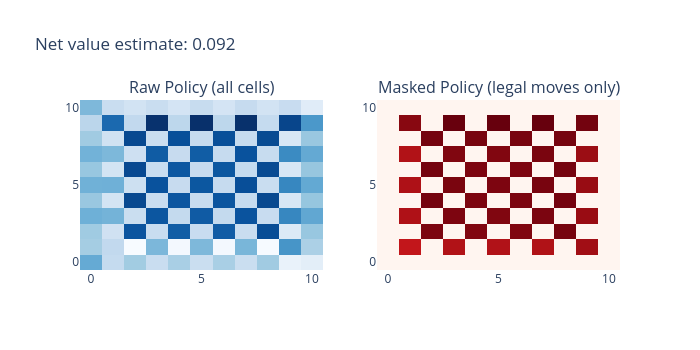

The notebook cell saved with this chart:
### Markdown cell above
## 2. Raw neural net output (before any search)

The untrained net gives random-ish policy and value. Let's see what it produces on an empty board.

### Code cell
import plotly.graph_objects as go
from plotly.subplots import make_subplots

game = Bridgit(N)
g = config.grid_size

# Get raw net prediction
policy, value = mcts._predict(game)
policy_2d = policy.reshape(g, g)

# Mask to only legal crossings
mask = gw.get_valid_moves_mask(game).reshape(g, g)
masked_policy = policy_2d * mask
masked_policy /= masked_policy.sum()

fig = make_subplots(rows=1, cols=2, subplot_titles=["Raw Policy (all cells)", "Masked Policy (legal moves only)"])

fig.add_trace(go.Heatmap(z=np.flipud(policy_2d), colorscale="Blues", showscale=False), row=1, col=1)
fig.add_trace(go.Heatmap(z=np.flipud(masked_policy), colorscale="Reds", showscale=False), row=1, col=2)

fig.update_layout(width=700, height=350, title=f"Net value estimate: {value:.3f}")
fig.show()

### Figure 1 — Plotly figure (JSON) as saved in the notebook; plotly's stock layout.template omitted (floating-point values rounded to 4 significant figures)
{"data": [{"colorscale": [[0, "rgb(247,251,255)"], [0.125, "rgb(222,235,247)"], [0.25, "rgb(198,219,239)"], [0.375, "rgb(158,202,225)"], [0.5, "rgb(107,174,214)"], [0.625, "rgb(66,146,198)"], [0.75, "rgb(33,113,181)"], [0.875, "rgb(8,81,156)"], [1, "rgb(8,48,107)"]], "showscale": false, "type": "heatmap", "xaxis": "x", "yaxis": "y", "z": [[0.008488, 0.007696, 0.008023, 0.007646, 0.007959, 0.007625, 0.007963, 0.007625, 0.008033, 0.007154, 0.007247], [0.007997, 0.007728, 0.006943, 0.00831, 0.007007, 0.008298, 0.007005, 0.008335, 0.006961, 0.008764, 0.007928], [0.00804, 0.00754, 0.009518, 0.007638, 0.009417, 0.007666, 0.009428, 0.00765, 0.009601, 0.007347, 0.008108], [0.008413, 0.008373, 0.007625, 0.009493, 0.007708, 0.009438, 0.007705, 0.009528, 0.00766, 0.008936, 0.008525], [0.0081, 0.007486, 0.009644, 0.007645, 0.009498, 0.007676, 0.009505, 0.007684, 0.00965, 0.007407, 0.008122], [0.008399, 0.008404, 0.007578, 0.009545, 0.00768, 0.009491, 0.007682, 0.009589, 0.007636, 0.008939, 0.008508], [0.008104, 0.007485, 0.009643, 0.007651, 0.009487, 0.007681, 0.00949, 0.007695, 0.009636, 0.007406, 0.008117], [0.008381, 0.008306, 0.00757, 0.009432, 0.007679, 0.009418, 0.007688, 0.009549, 0.007676, 0.00889, 0.008498], [0.008033, 0.007535, 0.009648, 0.007622, 0.009581, 0.007684, 0.00958, 0.007686, 0.009629, 0.007419, 0.0081], [0.007796, 0.009271, 0.007725, 0.009909, 0.007776, 0.00993, 0.007774, 0.00992, 0.007694, 0.009688, 0.008726], [0.008299, 0.007637, 0.007508, 0.007646, 0.007474, 0.007669, 0.007474, 0.007684, 0.007501, 0.007657, 0.00729]]}, {"colorscale": [[0, "rgb(255,245,240)"], [0.125, "rgb(254,224,210)"], [0.25, "rgb(252,187,161)"], [0.375, "rgb(252,146,114)"], [0.5, "rgb(251,106,74)"], [0.625, "rgb(239,59,44)"], [0.75, "rgb(203,24,29)"], [0.875, "rgb(165,15,21)"], [1, "rgb(103,0,13)"]], "showscale": false, "type": "heatmap", "xaxis": "x2", "yaxis": "y2", "z": [[0.0, 0.0, 0.0, 0.0, 0.0, 0.0, 0.0, 0.0, 0.0, 0.0, 0.0], [0.0, 0.02031, 0.0, 0.02184, 0.0, 0.02181, 0.0, 0.02191, 0.0, 0.02304, 0.0], [0.0, 0.0, 0.02502, 0.0, 0.02475, 0.0, 0.02478, 0.0, 0.02524, 0.0, 0.0], [0.0, 0.02201, 0.0, 0.02495, 0.0, 0.02481, 0.0, 0.02504, 0.0, 0.02349, 0.0], [0.0, 0.0, 0.02535, 0.0, 0.02497, 0.0, 0.02499, 0.0, 0.02537, 0.0, 0.0], [0.0, 0.02209, 0.0, 0.02509, 0.0, 0.02495, 0.0, 0.0252, 0.0, 0.0235, 0.0], [0.0, 0.0, 0.02535, 0.0, 0.02494, 0.0, 0.02494, 0.0, 0.02533, 0.0, 0.0], [0.0, 0.02183, 0.0, 0.02479, 0.0, 0.02475, 0.0, 0.0251, 0.0, 0.02337, 0.0], [0.0, 0.0, 0.02536, 0.0, 0.02518, 0.0, 0.02518, 0.0, 0.02531, 0.0, 0.0], [0.0, 0.02437, 0.0, 0.02605, 0.0, 0.0261, 0.0, 0.02607, 0.0, 0.02547, 0.0], [0.0, 0.0, 0.0, 0.0, 0.0, 0.0, 0.0, 0.0, 0.0, 0.0, 0.0]]}], "layout": {"annotations": [{"font": {"size": 16}, "showarrow": false, "text": "Raw Policy (all cells)", "x": 0.225, "xanchor": "center", "xref": "paper", "y": 1, "yanchor": "bottom", "yref": "paper"}, {"font": {"size": 16}, "showarrow": false, "text": "Masked Policy (legal moves only)", "x": 0.775, "xanchor": "center", "xref": "paper", "y": 1, "yanchor": "bottom", "yref": "paper"}], "height": 350, "title": {"text": "Net value estimate: 0.092"}, "width": 700, "xaxis": {"anchor": "y", "domain": [0, 0.45]}, "xaxis2": {"anchor": "y2", "domain": [0.55, 1]}, "yaxis": {"anchor": "x", "domain": [0, 1]}, "yaxis2": {"anchor": "x2", "domain": [0, 1]}}}
